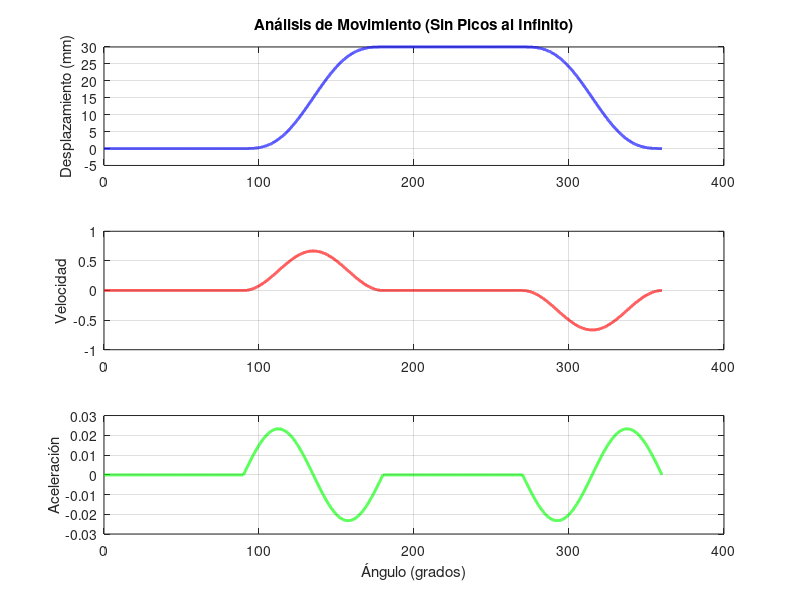

Write the MATLAB code that produced this figure. (Note: this script raises an error after producing the figure.)
clc;
clear;
inc = 0.01; 

% --- PARÁMETROS DEL PROYECTO ---
h = 30; % Desplazamiento máximo (40 mm) para formato A3/A2
r_base = 40; % Radio base de 40 mm

% --- SECCIÓN 1: 0 a 90 (Reposo en 0) ---
ss1=[]; tt1=[];
for t=0 : inc : 90
    s1=0;
    ss1=[ss1 s1];
    tt1=[tt1 t];
end

% --- SECCIÓN 2: 90 a 180 (Subida de 0 a h) ---
% Se usa ECUACIÓN CICLOIDAL para evitar picos de aceleración al infinito
beta2 = 90; % Grados que dura la subida (180 - 90 = 90)
ss2=[]; tt2=[];
for t=(90 + inc) : inc : 180
    t_local = t - 90; % Ángulo relativo para esta sección
    s2 = h * ( (t_local/beta2) - (1/(2*pi)) * sin(2*pi*(t_local/beta2)) ); 
    ss2=[ss2 s2];
    tt2=[tt2 t];
end

% --- SECCIÓN 3: 180 a 270 (Reposo en compresión) ---
ss3=[]; tt3=[];
for t=(180 + inc) : inc : 270
    s3 = h;
    ss3=[ss3 s3];
    tt3=[tt3 t];
end

% --- SECCIÓN 4: 270 a 360 (Bajada de h a 0) ---
% Se usa ECUACIÓN CICLOIDAL para retorno suave
beta4 = 90; % Grados que dura la bajada (360 - 270 = 90)
ss4=[]; tt4=[];
for t=(270 + inc) : inc : 360
    t_local = t - 270; % Ángulo relativo para esta sección
    s4 = h * ( 1 - (t_local/beta4) + (1/(2*pi)) * sin(2*pi*(t_local/beta4)) ); 
    ss4=[ss4 s4]; 
    tt4=[tt4 t];
end

% --- CONCATENACIÓN ---
s=[ss1 ss2 ss3 ss4];
t=[tt1 tt2 tt3 tt4];

% --- CÁLCULOS CINEMÁTICOS ---
v=diff(s)./diff(t);
a=diff(v)./diff(t(1:end-1));

% --- GRÁFICAS LINEALES ---
figure(1)
subplot(3,1,1); plot(t,s, 'b', 'LineWidth', 2); ylabel("Desplazamiento (mm)"); grid on; title("Análisis de Movimiento (Sin Picos al Infinito)");
subplot(3,1,2); plot(t(1:end-1), v, 'r', 'LineWidth', 2); ylabel("Velocidad"); grid on;
subplot(3,1,3); plot(t(1:end-2), a, 'g', 'LineWidth', 2); ylabel("Aceleración"); xlabel("Ángulo (grados)"); grid on;

% --- GRÁFICA POLAR ---
figure(2)
d = r_base + s; % Radio base + desplazamiento
theta = (pi/180) * t; 
polarplot(theta, d, 'LineWidth', 2); 
title("Perfil de la Leva (Polar)");

% --- CONVERSIÓN A CARTESIANAS Y EXPORTACIÓN ---
[x, y] = pol2cart(theta, d); 
figure(3)
plot(x, y, 'LineWidth', 2); 
axis equal; % Evita que la leva se vea deformada
grid on;
title("Perfil de la Leva (Cartesianas)");
xlabel("X (mm)"); ylabel("Y (mm)");

% Preparación de vectores columna para evitar el error de "Table Variables"
x_col = x(:); 
y_col = y(:);
z_col = zeros(length(x_col), 1); 

% Creación de la tabla y exportación
tabla = table(x_col, y_col, z_col, 'VariableNames', {'X', 'Y', 'Z'});
writetable(tabla, 'perfil_leva.txt', 'Delimiter', '\t'); 
fprintf('¡Listo! Archivo "perfil_leva.txt" generado correctamente.\n');
